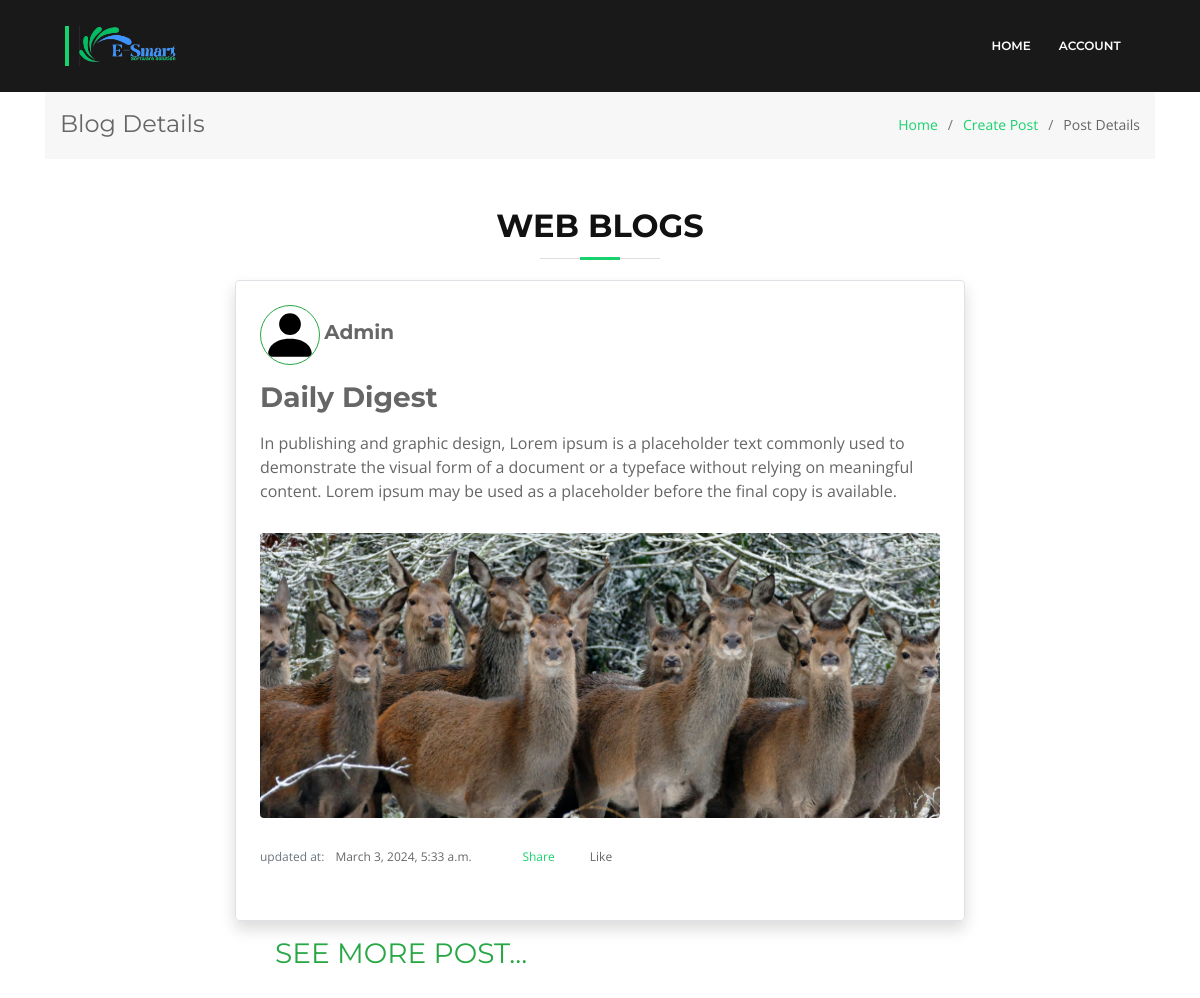
The page /post/view/6 on the database its author committed.
### blog/models.py (models this page shows, shortened)
class Post(models.Model, HitCountMixin):
    user = models.ForeignKey(User, on_delete=models.CASCADE)
    title = models.CharField(max_length=250)
    text = models.TextField(max_length=1000)
    like = models.IntegerField(default=0)
    view = models.IntegerField(null=True, default=0)
    created_at = models.DateTimeField(auto_now=True)
    updated_at = models.DateTimeField(auto_now=True)

class Profile(models.Model):
    user = models.OneToOneField(User, null=True, blank=True, on_delete=models.CASCADE)
    position = models.CharField(max_length=100, blank=True, null=True)
    contact = models.IntegerField(blank=True, null=True)
    address = models.CharField(max_length=100, null=True, blank=True)
    picture = models.ImageField(default='default.svg', upload_to='profile_image', null=True, blank=True)

class PostImage(models.Model):
    post = models.ForeignKey(Post, on_delete=models.CASCADE)
    image = models.ImageField(upload_to="post_images")

### blog/views.py (the view)
# urls.py: path('post/view/<pid>', views.post_view, name='post_view'),
def post_view(request, pid):
    post = Post.objects.get(id=pid)
    all_posts = Post.objects.all().order_by('-created_at')
    context = {'post':post, 'all_posts':all_posts}
    return render(request, 'post_view.html', context)

### templates/post_view.html (shortened to what this page needs)
{% load static %}
{% include './links/link.html' %}
{% include './forms/sub-header.html' %}
{% load hitcount_tags %}
<div class="container mt-5">
    <section class="breadcrumbs">
        <div class="container">
          <div class="d-flex justify-content-between align-items-center">
            <h2>Blog Details</h2>
            <ol>
              <li><a href="{%  url 'index' %}">Home</a></li>
              <li><a href="{% url 'create_post' %}">Create Post</a></li>
              <li>Post Details</li>
            </ol>
          </div>
        </div>
      </section>
    <div class="row">
        <div class="col-lg-2 col-md-2 col-sm-12 py-4">
        </div>
        <div class="col-lg-8 col-md-8 col-sm-12 pt-5">
            <div class="section-header ">
                <h3>Web Blogs</h3>
            </div>
            <div class="shadow border rounded p-4">
                <div class="content">
                    <img src="{{post.user.profile.picture.url}}" class="rounded-circle border border-success" width="60px" height="60px" alt="user profile">
                    {% if post.user.get_full_name %}
                    <h5 class="d-inline font-weight-bold">{{post.user.get_full_name}}</h5>
                    <small>{{post.user.profile.position}}</small>
                    {% else %}
                    <h5 class="d-inline font-weight-bold">Admin</h5>
                    {% endif %}
                </div>
                <div class="post-container">
                    <h3 class="my-3 font-weight-bold">{{post.title}}</h3>
                    <p>{{post.text}}</p>
                    <p>
                        {% for pic in post.postimage_set.all %}
                        <img src="{{pic.image.url}}" class="post-image rounded " alt="image">
                        {% endfor %}
                        <p class="text-small">
                            <span class="text-secondary mr-2">updated at: </span>
                            <span class="">{{post.created_at}}</span>
                            <span class="ml-3"><i class="icofont-eye-alt"></i>&nbsp;</span>
                            <span class="m-3"><a href="#">Share</a></span>
                            <span class="m-3 like-button" data-route-url="{% url 'like_view' %}" data-post-id="{{post.id}}" role="button">Like</span>
                        </p>
                    </p>
                </div>
            </div>
            <div class="my-3">
                <ul>
                    <li class="nav-menu" type="none">
                        <a href="#morePost" class="text-success" id="load-more-post">
                            <h3>see more post...</h3>
                        </a>
                    </li>
                </ul>
            </div>
        </div>
        <div class="col-lg-2 col-md-2 col-sm-12">
        </div>
    </div>
</div>

### blog/static/css/style.css (style rules this page uses)
.text-small { font-size: 12px; padding: 0px; margin: 0px; }
.post-image { width: 100%; height: 30%; object-fit: cover; }
a { color: #18d26e; transition: 0.5s; }
p { padding: 0; margin: 0 0 30px 0; }
h1, h2, h3, h4, h5, h6 { font-family: "Montserrat", sans-serif; font-weight: 400; margin: 0 0 20px 0; padding: 0; }
.nav-menu a { display: block; position: relative; color: #fff; transition: 0.3s; font-size: 12px; font-family: "Montserrat", sans-serif; text-transform: uppercase; font-weight: 600; }
.mobile-nav { position: fixed; top: 55px; right: 15px; bottom: 15px; left: 15px; z-index: 9999; overflow-y: auto; background: #fff; transition: ease-in-out 0.2s; opacity: 0; visibility: hidden; border-radius: 10px; padding: 10px 0; }
.mobile-nav * { margin: 0; padding: 0; list-style: none; }
.mobile-nav a { display: block; position: relative; color: #333333; padding: 10px 20px; font-weight: 500; outline: none; }
section { overflow: hidden; }
.section-header h3 { font-size: 32px; color: #111; text-transform: uppercase; text-align: center; font-weight: 700; position: relative; padding-bottom: 15px; }
.section-header h3::before { content: ''; position: absolute; display: block; width: 120px; height: 1px; background: #ddd; bottom: 1px; left: calc(50% - 60px); }
.section-header h3::after { content: ''; position: absolute; display: block; width: 40px; height: 3px; background: #18d26e; bottom: 0; left: calc(50% - 20px); }
.breadcrumbs { padding: 20px 0; background-color: #f7f7f7; min-height: 40px; margin-top: 90px; }
.breadcrumbs h2 { font-size: 24px; margin-bottom: 0; font-weight: 400; }
.breadcrumbs ol { display: flex; flex-wrap: wrap; list-style: none; padding: 0; margin: 0; font-size: 14px; }
.breadcrumbs ol li + li { padding-left: 10px; }
.breadcrumbs ol li + li::before { display: inline-block; padding-right: 10px; color: #6c757d; content: "/"; }

### rows shown on the page
Post: user.profile.picture (placeholder picture), title "Daily Digest", text "In publishing and graphic design, Lorem ipsum is a placeholder text commonly used to demonstrate the visual form of a document or a typeface without relying on meaningful content. Lorem ipsum may be used as a placeholder before the final copy is available.", created_at "March 3, 2024, 5:33 a.m."
PostImage: image (picture)
